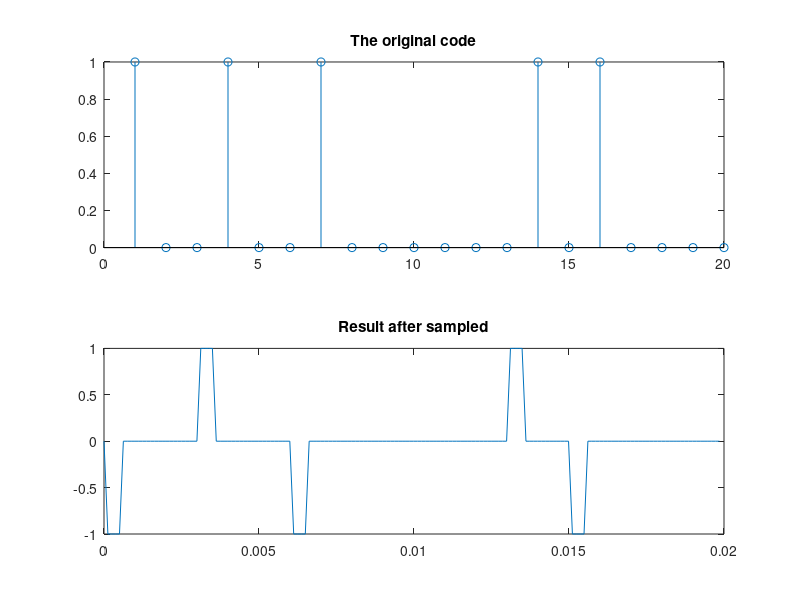
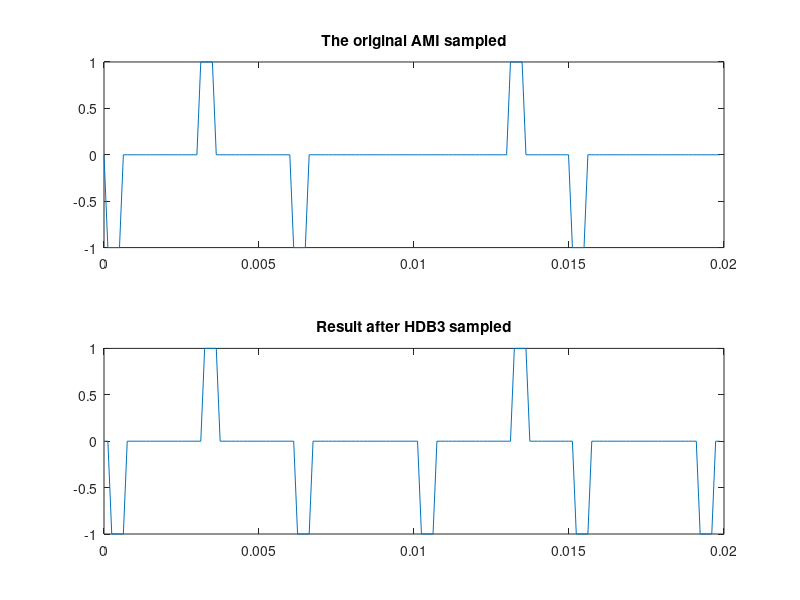
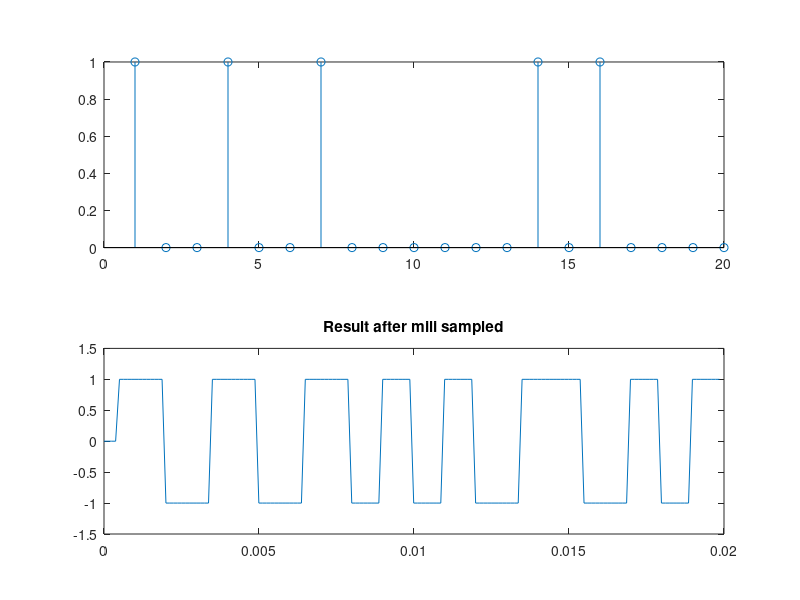
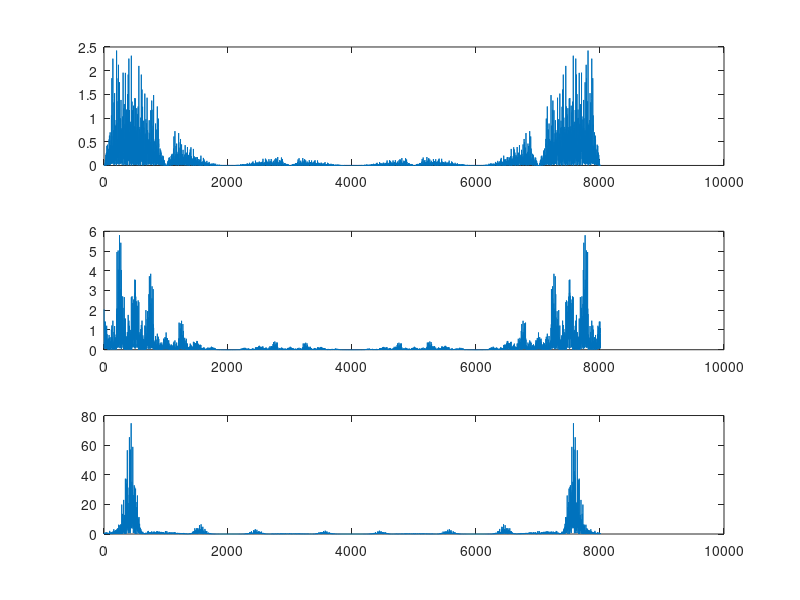

Here is the MATLAB script that generated these plots, in order:
% ----------------------------------------------------------------------- %
% It is the project of modulation with baseband waveform.
%
% Written by Tingwu Wang, Tsinghua University, for the course project
% 29/10/2015
% ----------------------------------------------------------------------- %

clear all; close all;
N = 1001;   % sample 1000 points, 1 is added as the initial source
T = 1;  % the time period is 1 s
sampleRate = 8;

pobability = rand(1,N);
source = zeros(1,N);

source(pobability>0.8) = 1;  % generate the source
source(1) = 1;

t = 0: 1/sampleRate/N: T - 1/sampleRate/N;

% The AMI results
f = zeros(1, N);
AMI = zeros(1, N * sampleRate);

for k = 2 : 1: 1000
    f(k) = mod((f(k-1) + source(k)), 2);  % generate the f
end
send = zeros(1, N);
for k = 1 : 1: N
    if(source(k)==0)
        send(k) = 0;
    elseif(f(k) == 1)
        send(k) = 1;
    else
        send(k) = -1;
    end
    AMI((k - 1) * sampleRate + 2 : k * sampleRate - 3) = send(k);
end
subplot(2,1,1); stem(source(1:20));
title('The original code');
subplot(2,1,2); plot(t(1:160),AMI(1:160));
title('Result after sampled');


% The HDB3 code
zeroCounter = 0; odd_evenCounter=0;
HDB3 = zeros(1, sampleRate * N);
for k = 1 : 1: N
    if (source(k) == 0)
        if(zeroCounter == 3)  % now we have 3 zeros in a row
            send(k) = 1 - 2 * odd_evenCounter;
            zeroCounter = 0;
        else
            zeroCounter = zeroCounter + 1;
        end
    elseif(odd_evenCounter == 1)
        send(k) = 1;
        odd_evenCounter = 1 - odd_evenCounter;
        zeroCounter = 0;
    else
        send(k)= -1;
        odd_evenCounter= 1 - odd_evenCounter;
        zeroCounter = 0;
    end
    HDB3((k-1) * sampleRate + 3 : k * sampleRate - 2) = send(k);
end

figure;
subplot(2,1,1); plot(t(1:160),AMI(1:160));
title('The original AMI sampled');
subplot(2,1,2); plot(t(1:160),HDB3(1:160));
title('Result after HDB3 sampled'); 

% The mile code码
mile = zeros(1, sampleRate * N);
send = zeros(2, N); send(2, 1) = 1;  % now the code is doubled
mile(1 : 4) = 0; mile(5 : 8) = 1;
for k = 2 :1 : N
    if(source(k)==1)
        send(1, k) = send(2, k - 1);
        send(2, k) = -send(2, k - 1);
    elseif(source(k - 1) == 1)
        send(1, k) = send(2, k - 1);
        send(2, k) = send(2, k - 1);
    else
        send(1, k) = -send(2, k - 1);
        send(2, k) = -send(2, k - 1);
    end
    % the code should be then resample to 8 times
    mile((k - 1) * 8 + 1 : (k - 1) * 8 + 4) = send(1, k);
    mile((k - 1) * 8 + 5 :(k) * 8) = send(2, k);
end
figure;
subplot(2,1,1);
stem(source(1:20));
subplot(2,1,2);
plot(t(1:160),mile(1:160));
title('Result after mili sampled');ylim([-1.5 1.5])

figure; 
subplot(3,1,1);
SPower_AMI = 1 / length(AMI) * abs(fft(AMI)) .^ 2;
plot(SPower_AMI);


subplot(3,1,2);
SPOWER_HDB = 1 / length(HDB3) * abs(fft(HDB3)).^2;
plot(SPOWER_HDB);

subplot(3,1,3);
SPOWER_MILE = 1 / length(mile) * abs(fft(mile)).^2;
plot(SPOWER_MILE);

